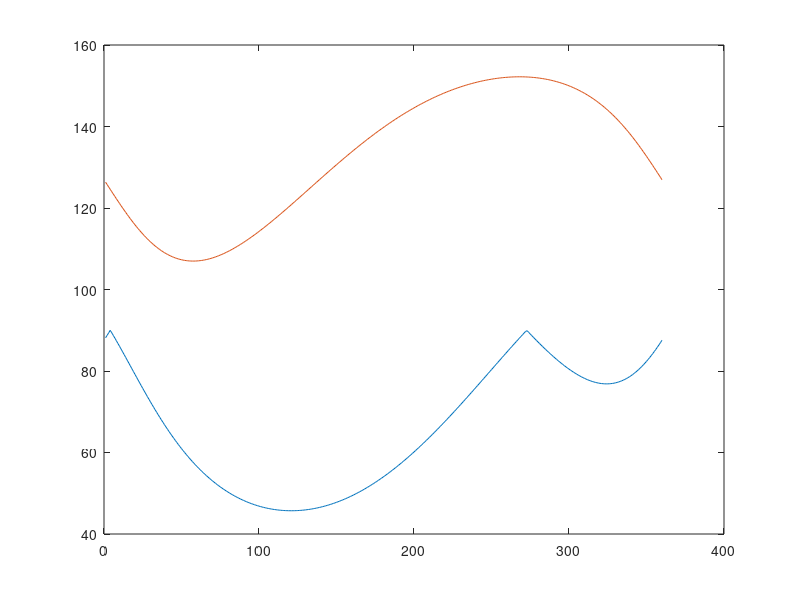
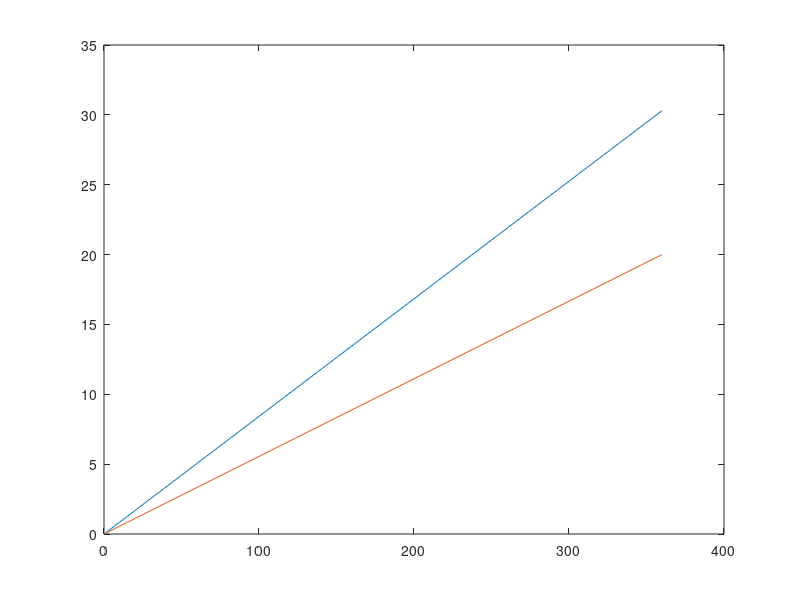

MATLAB code for these plots, in order:
clear all;
close all;
clc;
format long;

name = 'Natalie Ratzlaff';
id = 'A17091327';
hw_num = 6;

l1 = 2.7;
l2 = 1;
l3 = 2.4;
l4 = 3;

L1 = l1/l4;
L2 = l1/l2;
L3 = (l1^2+l2^2-l3^2+l4^2)/(2*l2*l4);

th2 = 1:1:360;
th4 = zeros(1,360);
for n = 1:1:360
    fr = @(t4) L3 + L2*cosd(t4) - L1*cosd(th2(n)) - cosd(th2(n)-t4);
    t4 = [0 180];
    th4(n) = fzero(fr,t4);
end

th3 = asind((l4*sind(th4)-l2*sind(th2))/l3);

w2 = 1:1:360;

w3 = abs(l2/l3 * sind(th4-th2)/sind(th3-th4) * w2);
w4 = abs(l2/l4 * sind(th3-th2)/sind(th3-th4) * w2);

figure(1);
plot(th2,th3);
hold on;
plot(th2,th4);

figure(2);
plot(w2,w3);
hold on;
plot(w2,w4);

p1a = 'See figure 1';
p1b = 'See figure 2';
